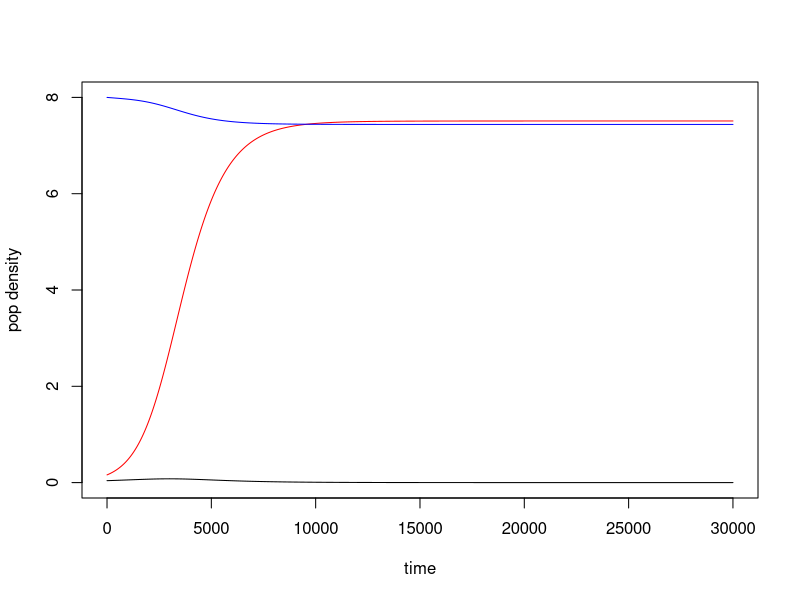
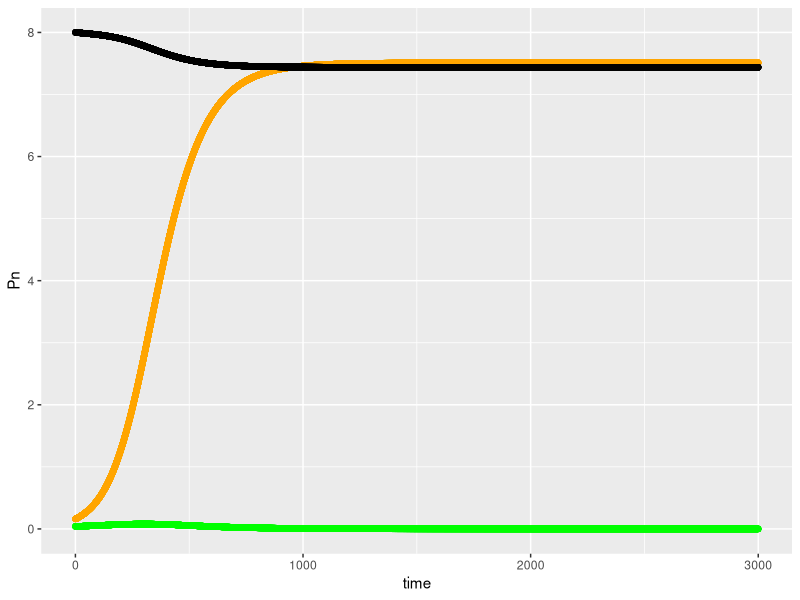

These charts were generated, in order, by the following R code:
#=============================================================================
# R code to implement and explore an ODE for resource-consumer dynamics 
# between algae and photosynthetic diazotrophs. The model assumes that two
# Nitrogen pools are present: 1 in the water column that only algae consume, 
# and 1 that is internal to nitrogen-fixing diazotrophs. This second source
# can become available to algae when diazotrophs die. 
# 
# Eventually the demographic rates will become temperature dependent. 
#=============================================================================
# load libraries
#=============================================================================
library(tidyverse)
library(deSolve)


#=============================================================================
# Define the population dynamics through the following function
# This model includes one consumers: Pn and Pf 
# 	Pn is a consumer of Nitrogen and light. 
#	Pf is a consumer of Nitrogen and light, but also fixes N. 
# This model includes one resource: R 
# 	R can be added at a constant rate. 
#	R is produced by the mortality of both Pn and Pf
#
# The growth rates of both species are determined by light intensity. 
# Light intensity is a function of depth, and decreases as densities of both
# species increase. The extra set of equations in the model definition 
# calculate a new average growth rate each time step based on these factors.  
#=============================================================================

agawin_mod = function(times,sp,parms){
	with( as.list(c(parms, sp )), #args = parms (list of parameters), sp (matrix of outputs (Pf, Pn, R) -- add a line of values at each time step)
		{	
			##### Determine species-specific average growth rates as a function
			##### of resource availibility and light intensity (eqs. 7, 9-10)
			Iout = Iin *(exp( zM*(-Kbg - kN*Pn - kF*Pf) ) ) #eq 7 at zM #Iout = average amount of light as a function of depth
			       #k = light attenuation, P is abundance, for species N and F (F is fixer) 
		
			#Average growth rate of Pn (eq 9)
			gn_ave = gmn * (R/(Mn+R))*( ( log(Hn+Iin) - log(Hn+Iout) ) / 
			(log(Iin)-log(Iout) ) )

			#Average growth rate of Pf (eq 10)
			# gf_ave = (gmfn2 *Mf + gmfno3*R)/(Mf+R)*( ( log(Hf+Iin) - log(Hf+Iout) ) / 
			# (log(Iin)-log(Iout)) )

			#Average growth rates for each nitrogen source, separated
			gfno3_ave =  gmfno3 *  (R/(Mfno3+R))*( ( log(Hfno3+Iin) - log(Hfno3+Iout) ) / 
			(log(Iin)-log(Iout) ) )

			gfn2_ave = gmfn2 * (Mfn2/(Mfn2+R))*( ( log(Hfn2+Iin) - log(Hfn2+Iout) ) / 
			(log(Iin)-log(Iout) ) )

			gf_ave = gfn2_ave + gfno3_ave

			##### Consumer dynamics 
			#Algae (Eq 1) : 
			dPn = Pn * ( gn_ave - mn) #dPn calculates change at next time point, so uses all variables from the last time step; Jacob has factored out PN; this is stored as the new population size at this time step
			#N fixer (Eq 2): 
			dPf = Pf * ( gf_ave - mf )			 
			
			####Resource (N) (Eq 3): 
			dR = D*(Rin - R) - Qn*gn_ave*Pn - Pf*gfno3_ave*Qf + ef*Pf*gfn2_ave*Qf 


	  	#list( c(dPn,dPf,dR) ) #also store these outputs in the matrix; these are the "dynamic variables", which they calculate as the growth rates they are and then back calculate N at current time step from

	  	list( c(dPn,dPf,dR, Iout=Iout, gn_ave=gn_ave, gfno3_ave  = gfno3_ave,gfn2_ave =gfn2_ave ) )

		})	

}  


#=============================================================================
# Set values of the population parameters (high light scenario; i.e. no synechococcus)
#=============================================================================
###From table 3
###Non-fixer (there are two of these, chlorella for now)
mn = 0.014 #mortality

#These terms are all for the growth rate gn_ave. 
gmn = 0.06 #Max gr
Mn = 0.308 #Half saturation constants 
Hn = 80

###Fixer
mf = 0.014 #mortality

#These terms are all for the growth rates gfno3 and gfn2. There are two sets of
#these for high and low light: 
#Use the high light treatment for now.
gmfno3 = .084
gmfn2 =  0.025
#Half saturation constants 
#Don't assume that Hs and Ms are set to be equal, as they are by the authors. 
Hfno3 = 70
Hfn2 = 70
Mfno3 = 1
Mfn2 = 0.5

###Resource
Qn = 0.079#cell quota of N
Qf = 0.092#cell quota of N

D = 0.014 #dilution rate in experiment. 
Iin = 40 #Light in, HL
Rin = 8 #These are the treatment levels of N input. 0, 0.1, 0.5, 8. 

###Parametes for light intensity calculation (eqs 7-10)
#Growth rate is spatially (i.e. depth) dependent. The average growth rates (eqs 4 - 6) for 
#each species are light dependent. Light intensity is dependent on population 
#densities, depth, and some physical parameters as described by equation 7.
# 
#The integral in eq. 8 could be implemented directly in this code. However, 
#the authors show that this integral can be solved analytically which leads to 
#equations 9-10. These equations only require the endpoints of light intensity: 
#i.e., the light at depth 0, and at the mixing depth z_M, at the bottom of the 
#container. these values in text of table 1
Kbg = 4.75 #4.75 #Background turbidity. In a few cases this is 11
zM = 0.05 #mixing depth
kF = 4.86 #light attenutation constants. 
kN = 5.68 #This is determined by eq 13 for Synechococcus
ef = 8 #epsilon

#Put these parameters all together in a list to pass to deSolve with the model
#definition. 
parms = list(
			mn = mn, gmn = gmn, Mn = Mn, Hn = Hn, 
			mf = mf, gmfno3 = gmfno3, gmfn2 = gmfn2, Hfno3  = Hfno3 , Mfno3  = Mfno3 ,  
			Hfn2  = Hfn2, Mfn2  = Mfn2 , 
			Qn = Qn, Qf = Qf, D = D, Iin = Iin, Rin = Rin, Kbg = Kbg, zM = zM, kF = kF,
			kN = kN, ef = ef
		 )

#=============================================================================
# Run the model with initial conditions (IC)
#=============================================================================
tend = 3000 #t final
delta1 = 0.1 #size of time step
times  = seq(from = 0, to = tend, by = delta1)
tl = length(times) 
#Use ICs to help set the scenario. E.g., when Pn or Pf =0, 
#this is a monoculture experiment. Otherwise, use ICs from those reported in 
#Table 1

minit =  c(Pn = 10,Pf = 0.16, R = Rin) #model initial values

Pn_ic =0.04
Pf_ic =0.16
Iout = Iin-1
gn_ic = gmn * (Rin/(Mn+Rin))*( ( log(Hn+Iin) - log(Hn+Iout) ) / 
			(log(Iin)-log(Iout) ) )
gfno3_ic = gmfno3 *  (Rin/(Mfno3+Rin)	)*( ( log(Hfno3+Iin) - log(Hfno3+Iout) ) / 
			(log(Iin)-log(Iout) ) )
gfn2_ic = gmfn2 * (Rin/(Mfn2+Rin))*( ( log(Hfn2+Iin) - log(Hfn2+Iout) ) / 
			(log(Iin)-log(Iout) ) )

minit =  c(Pn = Pn_ic ,Pf = Pf_ic, R = Rin, Iout=Iout, gn_ave=gn_ic, 
				gfno3_ave  = gfno3_ic,gfn2_ave = gfn2_ic )


#Run the model
agawin_out = ode(y = minit, times = times, func = agawin_mod, parms = parms)

#=============================================================================
# Plot
#=============================================================================
#Black is Pn (Chorella) 
#Red is Pf (Cyanothece)
#Blue is R (N)

plot( agawin_out [,2], t="l", ylab = "pop density", xlab = "time", 
	ylim = c(0, max(agawin_out[,2:4]) ) )
cuse = c("black","black","red","blue","green")
for ( n in 3:4) {
	lines (agawin_out[,n], col = cuse[n] )
}

#get it read to plot with ggplot
agawin_out <- as.data.frame(agawin_out)

#plot
agawin_out %>% 
  ggplot() +
  geom_point(aes(x = time, y = Pn), colour = "green") +
  # geom_point(aes(x = time, y = gfno3_ave), colour = "blue") +
  # geom_point(aes(x = time, y = gfn2_ave), colour = "green") +
  geom_point(aes(x = time, y = Pf), colour = "orange") + #total growth rate of fixer
  geom_point(aes(x = time, y = R), colour = "black")
  
